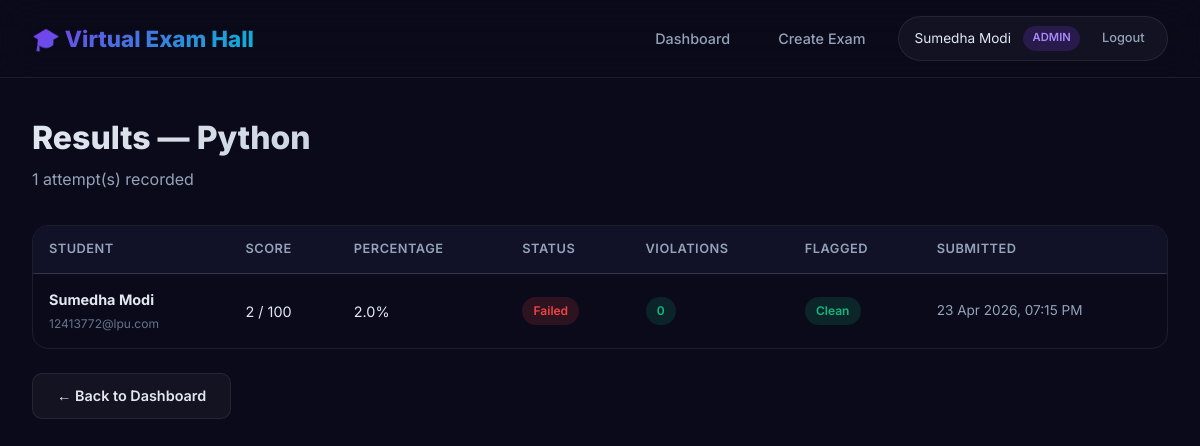
Page /admin/exam/1/results (signed in) on the committed database.
### models.py (models this page shows, shortened)
class User(UserMixin, db.Model):
    id = db.Column(db.Integer, primary_key=True) #auto incrementing unique id for each user
    username = db.Column(db.String(80), unique=True, nullable=False)
    email = db.Column(db.String(120), unique=True, nullable=False)
    password_hash = db.Column(db.String(256), nullable=False) #stores the hashed password instead of plain text for security
    full_name = db.Column(db.String(100), nullable=False)
    role = db.Column(db.String(20), nullable=False, default='student') #stores whether user is admin or student default =student
    created_at = db.Column(db.DateTime, default=datetime.utcnow) #automatically saves date and time when user is created
    exams_created = db.relationship('Exam', backref='creator', lazy=True)
    attempts = db.relationship('ExamAttempt', backref='student', lazy=True)

class Exam(db.Model):
    id = db.Column(db.Integer, primary_key=True)
    title = db.Column(db.String(200), nullable=False)
    description = db.Column(db.Text)
    subject = db.Column(db.String(100), nullable=False, default='General')
    duration_minutes = db.Column(db.Integer, nullable=False)
    total_marks = db.Column(db.Integer, nullable=False)
    passing_percentage = db.Column(db.Integer, default=40)
    created_by = db.Column(db.Integer, db.ForeignKey('user.id'), nullable=False)
    is_active = db.Column(db.Boolean, default=True) #admin can hide/show exam to students
    proctoring_enabled = db.Column(db.Boolean, default=True)#whether webcam monitoring is on
    max_violations = db.Column(db.Integer, default=5) #number of violations allowed before exam is flagged
    created_at = db.Column(db.DateTime, default=datetime.utcnow)
    questions = db.relationship('Question', backref='exam', lazy=True, cascade='all, delete-orphan')
    attempts = db.relationship('ExamAttempt', backref='exam', lazy=True)

class ExamAttempt(db.Model):
    id = db.Column(db.Integer, primary_key=True)
    student_id = db.Column(db.Integer, db.ForeignKey('user.id'), nullable=False)
    exam_id = db.Column(db.Integer, db.ForeignKey('exam.id'), nullable=False)
    start_time = db.Column(db.DateTime, default=datetime.utcnow)
    end_time = db.Column(db.DateTime)
    score = db.Column(db.Integer, default=0)
    total_marks = db.Column(db.Integer, default=0)
    percentage = db.Column(db.Float, default=0.0)
    is_flagged = db.Column(db.Boolean, default=False) #true if student crossed max violations
    violation_count = db.Column(db.Integer, default=0) #total number of cheating attempt
    status = db.Column(db.String(20), default='in_progress')
    answers = db.relationship('Answer', backref='attempt', lazy=True, cascade='all, delete-orphan')
    violations = db.relationship('Violation', backref='attempt', lazy=True, cascade='all, delete-orphan')

### app.py (the view)
@app.route('/admin/exam/<int:exam_id>/results')
@login_required
def exam_results(exam_id):
    exam = Exam.query.get_or_404(exam_id)
    if exam.created_by != current_user.id:
        flash('Access denied.', 'error')
        return redirect(url_for('admin_dashboard'))
    attempts = ExamAttempt.query.filter_by(exam_id=exam.id).order_by(ExamAttempt.end_time.desc()).all()
    return render_template('admin/results.html', exam=exam, attempts=attempts)

### app.py (called while the page is built)
@login_manager.user_loader
def load_user(user_id):
    return User.query.get(int(user_id))

### templates/admin/results.html (shortened to what this page needs)
{% extends "base.html" %}
{% block content %}
<div class="page-wrapper">
    <div class="container">
        <div class="page-header">
            <h1>Results — {{ exam.title }}</h1>
            <p>{{ attempts|length }} attempt(s) recorded</p>
        </div>
        {% if attempts %}
        <div class="table-wrapper">
            <table>
                <thead>
                    <tr>
                        <th>Student</th>
                        <th>Score</th>
                        <th>Percentage</th>
                        <th>Status</th>
                        <th>Violations</th>
                        <th>Flagged</th>
                        <th>Submitted</th>
                    </tr>
                </thead>
                <tbody>
                    {% for a in attempts %}
                    <tr>
                        <td><strong>{{ a.student.full_name }}</strong><br><small style="color:var(--text-dim);">{{ a.student.username }}</small></td>
                        <td>{{ a.score }} / {{ a.total_marks }}</td>
                        <td>{{ "%.1f"|format(a.percentage) }}%</td>
                        <td>
                            {% if a.status == 'completed' %}
                                {% if a.percentage >= exam.passing_percentage %}
                                    <span class="badge badge-success">Passed</span>
                                {% else %}
                                    <span class="badge badge-danger">Failed</span>
                                {% endif %}
                            {% else %}
                                <span class="badge badge-warning">{{ a.status|title }}</span>
                            {% endif %}
                        </td>
                        <td>
                            <span class="badge {{ 'badge-danger' if a.violation_count > 3 else 'badge-warning' if a.violation_count > 0 else 'badge-success' }}">
                                {{ a.violation_count }}
                            </span>
                        </td>
                        <td>
                            {% if a.is_flagged %}
                                <span class="badge badge-danger">⚠ Flagged</span>
                            {% else %}
                                <span class="badge badge-success">Clean</span>
                            {% endif %}
                        </td>
                        <td style="font-size:.85rem;color:var(--text-muted);">
                            {{ a.end_time.strftime('%d %b %Y, %I:%M %p') if a.end_time else 'In Progress' }}
                        </td>
                    </tr>
                    {% endfor %}
                </tbody>
            </table>
        </div>
        {% else %}
        <div class="glass-card empty-state">
            <div class="icon">📊</div>
            <h3>No Attempts Yet</h3>
            <p>No students have taken this exam yet</p>
        </div>
        {% endif %}
        <div style="margin-top:1.5rem;">
            <a href="{{ url_for('admin_dashboard') }}" class="btn btn-secondary">← Back to Dashboard</a>
        </div>
    </div>
</div>
{% endblock %}

### templates/base.html (shortened to what this page needs)
<!DOCTYPE html>
<html lang="en">
<head>
    <link rel="stylesheet" href="{{ url_for('static', filename='css/style.css') }}">
</head>
<body>
    {% if not hide_navbar %}
    <nav class="navbar">
        <a href="/" class="nav-brand">🎓 Virtual Exam Hall</a>
        <div class="nav-links" id="navLinks">
            {% if current_user.is_authenticated %}
                {% if current_user.role == 'admin' %}
                    <a href="{{ url_for('admin_dashboard') }}" class="nav-link {% if request.endpoint == 'admin_dashboard' %}active{% endif %}">Dashboard</a>
                    <a href="{{ url_for('create_exam') }}" class="nav-link {% if request.endpoint == 'create_exam' %}active{% endif %}">Create Exam</a>
                {% else %}
                    <a href="{{ url_for('student_dashboard') }}" class="nav-link {% if request.endpoint == 'student_dashboard' %}active{% endif %}">Dashboard</a>
                    <a href="{{ url_for('student_results') }}" class="nav-link {% if request.endpoint == 'student_results' %}active{% endif %}">My Results</a>
                {% endif %}
                <div class="nav-user">
                    <span>{{ current_user.full_name }}</span>
                    <span class="role-badge role-{{ current_user.role }}">{{ current_user.role }}</span>
                    <a href="{{ url_for('logout') }}" class="nav-link" style="padding:.3rem .6rem;font-size:.8rem;">Logout</a>
                </div>
            {% else %}
                <a href="{{ url_for('login') }}" class="nav-link">Login</a>
                <a href="{{ url_for('register') }}" class="nav-link">Register</a>
            {% endif %}
        </div>
    </nav>
    {% endif %}
    {% block content %}{% endblock %}
</body>
</html>

### static/css/style.css (style rules this page uses)
:root { --bg-primary: #0a0a1a; --bg-secondary: #111128; --bg-card: rgba(255,255,255,0.04); --bg-card-hover: rgba(255,255,255,0.08); --glass-border: rgba(255,255,255,0.08); --primary: #7c3aed; --primary-light: #a78bfa; --secondary: #06b6d4; --accent: #8b5cf6; --success: #10b981; --danger: #ef4444; --warning: #f59e0b; --text: #e2e8f0; --text-muted: #94a3b8; --text-dim: #64748b; --radius: 16px; --radius-sm: 10px; --shadow: 0 8px 32px rgba(0,0,0,0.3); }
* { margin:0; padding:0; box-sizing:border-box; }
html { scroll-behavior: smooth; }
body { font-family:'Inter',sans-serif; background:var(--bg-primary); color:var(--text); min-height:100vh; line-height:1.6; }
a { color:var(--primary-light); text-decoration:none; transition:color .2s; }
.navbar { position:fixed; top:0; left:0; right:0; z-index:1000; padding:1rem 2rem; display:flex; align-items:center; justify-content:space-between; background:rgba(10,10,26,0.7); backdrop-filter:blur(20px); border-bottom:1px solid var(--glass-border); transition:all .3s; }
.nav-brand { font-size:1.4rem; font-weight:800; background:linear-gradient(135deg,var(--primary),var(--secondary)); -webkit-background-clip:text; -webkit-text-fill-color:transparent; }
.nav-links { display:flex; gap:1rem; align-items:center; }
.nav-link { padding:.5rem 1rem; border-radius:var(--radius-sm); color:var(--text-muted); font-weight:500; font-size:.9rem; transition:all .2s; }
.nav-user { display:flex; align-items:center; gap:.75rem; padding:.4rem .8rem .4rem 1rem; background:var(--bg-card); border:1px solid var(--glass-border); border-radius:50px; font-size:.85rem; }
.nav-user .role-badge { padding:.2rem .6rem; border-radius:50px; font-size:.7rem; font-weight:600; text-transform:uppercase; }
.role-admin { background:rgba(124,58,237,.2); color:var(--primary-light); }
.page-wrapper { padding-top:80px; min-height:100vh; }
.container { max-width:1200px; margin:0 auto; padding:2rem; }
.page-header { margin-bottom:2rem; }
.page-header h1 { font-size:2rem; font-weight:800; background:linear-gradient(135deg,var(--text),var(--text-muted)); -webkit-background-clip:text; -webkit-text-fill-color:transparent; }
.page-header p { color:var(--text-muted); margin-top:.25rem; }
.btn { display:inline-flex; align-items:center; gap:.5rem; padding:.65rem 1.5rem; border:none; border-radius:var(--radius-sm); font-family:inherit; font-size:.9rem; font-weight:600; cursor:pointer; transition:all .2s; text-decoration:none; }
.btn-secondary { background:var(--bg-card); color:var(--text); border:1px solid var(--glass-border); }
.table-wrapper { overflow-x:auto; border-radius:var(--radius); border:1px solid var(--glass-border); }
table { width:100%; border-collapse:collapse; }
thead th { padding:.85rem 1rem; text-align:left; font-size:.8rem; font-weight:600; color:var(--text-muted); text-transform:uppercase; letter-spacing:.5px; background:var(--bg-secondary); border-bottom:1px solid var(--glass-border); }
tbody td { padding:.85rem 1rem; border-bottom:1px solid var(--glass-border); font-size:.9rem; }
tbody tr:last-child td { border-bottom:none; }
.badge { display:inline-flex; align-items:center; padding:.25rem .7rem; border-radius:50px; font-size:.75rem; font-weight:600; }
.badge-success { background:rgba(16,185,129,.15); color:var(--success); }
.badge-danger { background:rgba(239,68,68,.15); color:var(--danger); }

### rows in the picture
User: full_name "Sumedha Modi", role "ADMIN"
Exam: title "Python"
ExamAttempt: student.full_name "Sumedha Modi", student.username "12413772@lpu.com", score "2", total_marks "100", percentage "2.0", status "Failed", violation_count "0", is_flagged "Clean", end_time "23 Apr 2026, 07:15 PM"

### other values in the picture
{{ attempts|length }} "1"
